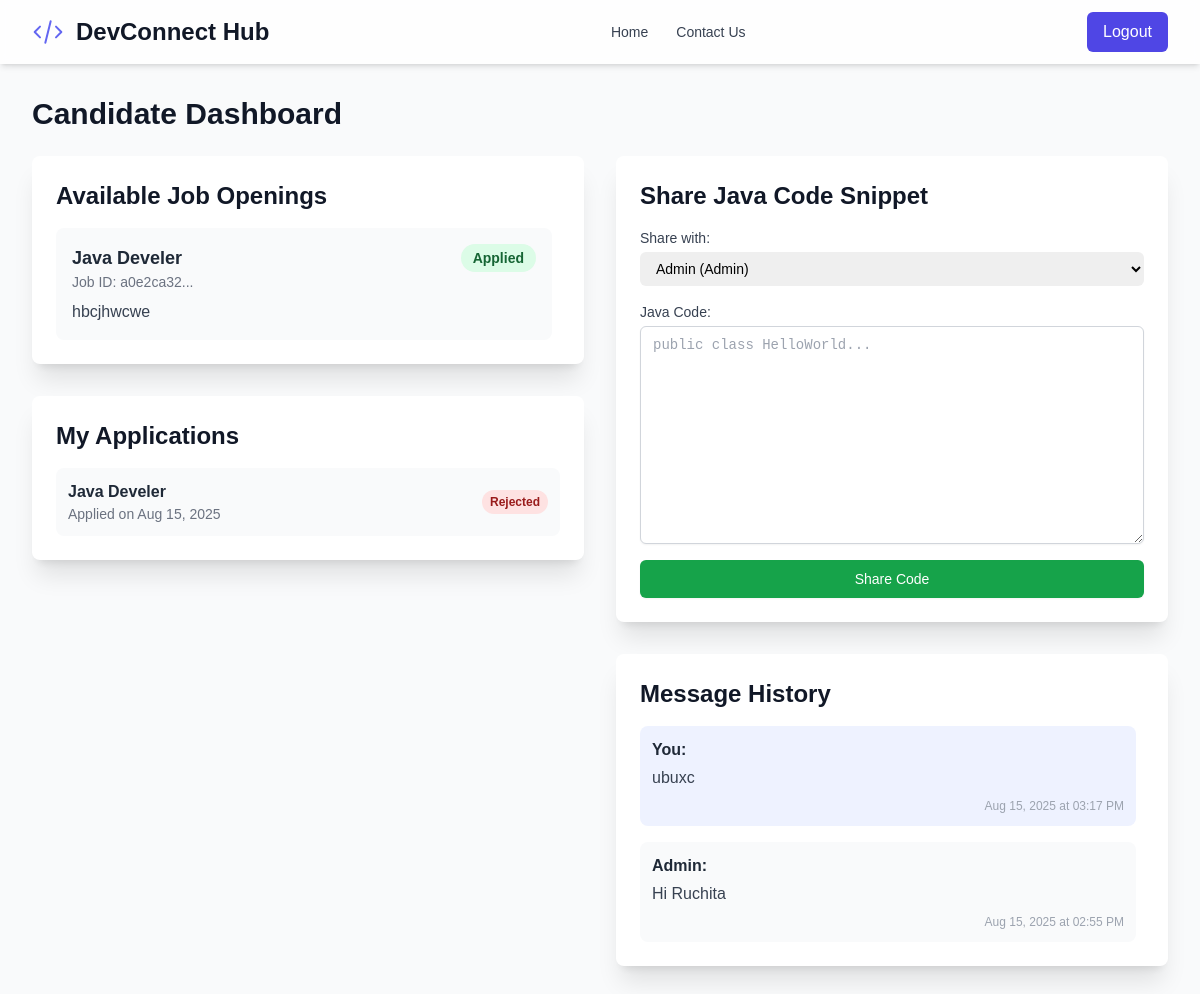
Screenshot of /candidate (signed in) with the database file from the repository.
### models.py (models this page shows)
class JobOpening(db.Model):
    id = db.Column(db.Integer, primary_key=True)
    job_id = db.Column(db.String(36), unique=True, nullable=False, default=lambda: str(uuid.uuid4()))
    title = db.Column(db.String(150), nullable=False)
    description = db.Column(db.Text, nullable=False)
    is_open = db.Column(db.Boolean, default=True, nullable=False)
    created_at = db.Column(db.DateTime, index=True, default=datetime.utcnow)
    applications = db.relationship('JobApplication', backref='job', lazy=True)

class JobApplication(db.Model):
    id = db.Column(db.Integer, primary_key=True)
    user_id = db.Column(db.Integer, db.ForeignKey('user.id'), nullable=False)
    job_id = db.Column(db.Integer, db.ForeignKey('job_opening.id'), nullable=False)
    status = db.Column(db.String(20), default='pending', nullable=False) # pending, accepted, rejected
    applied_at = db.Column(db.DateTime, index=True, default=datetime.utcnow)

class Message(db.Model):
    id = db.Column(db.Integer, primary_key=True)
    sender_id = db.Column(db.Integer, db.ForeignKey('user.id'), nullable=False)
    recipient_id = db.Column(db.Integer, db.ForeignKey('user.id'), nullable=False)
    body = db.Column(db.Text, nullable=False)
    timestamp = db.Column(db.DateTime, index=True, default=datetime.utcnow)

class User(UserMixin, db.Model):
    id = db.Column(db.Integer, primary_key=True)
    username = db.Column(db.String(100), unique=True, nullable=False)
    email = db.Column(db.String(120), unique=True, nullable=False)
    password_hash = db.Column(db.String(128), nullable=False)
    role = db.Column(db.String(20), nullable=False, default='candidate')
    is_approved = db.Column(db.Boolean, default=False, nullable=False)
    avatar_url = db.Column(db.String(200), nullable=False, default='https://api.dicebear.com/8.x/initials/svg?seed=User')
    sent_messages = db.relationship('Message', foreign_keys='Message.sender_id', backref='sender', lazy=True)
    received_messages = db.relationship('Message', foreign_keys='Message.recipient_id', backref='recipient', lazy=True)
    activity_updates = db.relationship('ActivityUpdate', backref='author', lazy=True)
    sent_snippets = db.relationship('CodeSnippet', foreign_keys='CodeSnippet.sender_id', backref='snippet_sender', lazy=True)
    received_snippets = db.relationship('CodeSnippet', foreign_keys='CodeSnippet.recipient_id', backref='snippet_recipient', lazy=True)
    applications = db.relationship('JobApplication', backref='candidate', lazy=True)

### app.py (the view)
@app.route('/candidate')
@login_required
@role_required('candidate')
def candidate_dashboard():
    messageable_users = User.query.filter(User.role.in_(['admin', 'developer'])).all()
    open_jobs = JobOpening.query.filter_by(is_open=True).order_by(JobOpening.created_at.desc()).all()
    my_applications = JobApplication.query.filter_by(user_id=current_user.id).all()
    applied_job_ids = [app.job_id for app in my_applications]
    return render_template('candidate_dashboard.html',
                           messageable_users=messageable_users,
                           open_jobs=open_jobs,
                           my_applications=my_applications,
                           applied_job_ids=applied_job_ids)

### app.py (called while the page is built)
@login_manager.user_loader
def load_user(user_id):
    return User.query.get(int(user_id))

def role_required(role):
    def wrapper(fn):
        @wraps(fn)
        def decorated_view(*args, **kwargs):
            if not current_user.is_authenticated or current_user.role != role:
                flash('You do not have permission to access this page.', 'danger')
                return redirect(url_for('dashboard'))
            return fn(*args, **kwargs)
        return decorated_view
    return wrapper

@app.context_processor
def inject_messages():
    if current_user.is_authenticated:
        messages = Message.query.filter(
            (Message.sender_id == current_user.id) | (Message.recipient_id == current_user.id)
        ).order_by(Message.timestamp.desc()).all()
        return dict(messages=messages)
    return dict(messages=[])

### templates/candidate_dashboard.html (shortened to what this page needs)
{% extends "layout.html" %}
{% block content %}
<h1 class="text-3xl font-bold text-gray-900 dark:text-white mb-6 animate-dynamic">Candidate Dashboard</h1>
<div class="grid grid-cols-1 lg:grid-cols-2 gap-8">
    <div class="space-y-8">
        <div class="bg-white dark:bg-gray-800/50 rounded-lg shadow-xl p-6 animate-dynamic">
            <h2 class="text-2xl font-bold text-gray-900 dark:text-white mb-4">Available Job Openings</h2>
            <div class="space-y-4 max-h-[40vh] overflow-y-auto pr-2">
                {% for job in open_jobs %}
                    <div class="p-4 bg-gray-50 dark:bg-gray-700/50 rounded-lg animate-stagger">
                        <div class="flex justify-between items-start">
                            <div>
                                <h3 class="font-bold text-lg text-gray-800 dark:text-white">{{ job.title }}</h3>
                                <p class="text-sm text-gray-500 dark:text-gray-400">Job ID: {{ job.job_id[:8] }}...</p>
                                <p class="mt-2 text-gray-700 dark:text-gray-300">{{ job.description }}</p>
                            </div>
                            {% if job.id not in applied_job_ids %}
                                <a href="{{ url_for('apply_job', job_id=job.id) }}" class="ml-4 flex-shrink-0 inline-flex items-center justify-center px-4 py-2 border border-transparent text-sm font-medium rounded-md text-white bg-indigo-600 hover:bg-indigo-700">Apply</a>
                            {% else %}
                                <span class="ml-4 flex-shrink-0 px-3 py-1 text-sm font-semibold text-green-800 bg-green-100 rounded-full">Applied</span>
                            {% endif %}
                        </div>
                    </div>
                {% else %}
                    <p class="text-gray-500 dark:text-gray-400">There are currently no open positions.</p>
                {% endfor %}
            </div>
        </div>
        <div class="bg-white dark:bg-gray-800/50 rounded-lg shadow-xl p-6 animate-dynamic" style="animation-delay: 0.2s;">
            <h2 class="text-2xl font-bold text-gray-900 dark:text-white mb-4">My Applications</h2>
            <div class="space-y-3">
                {% for app in my_applications %}
                    <div class="p-3 bg-gray-50 dark:bg-gray-700/50 rounded-lg flex justify-between items-center animate-stagger">
                        <div>
                            <p class="font-semibold text-gray-800 dark:text-white">{{ app.job.title }}</p>
                            <p class="text-sm text-gray-500 dark:text-gray-400">Applied on {{ app.applied_at.strftime('%b %d, %Y') }}</p>
                        </div>
                        <span class="px-2 py-1 text-xs font-semibold rounded-full
                            {% if app.status == 'rejected' %}text-red-800 bg-red-100 dark:bg-red-900 dark:text-red-200{% endif %}">
                            {{ app.status.title() }}
                        </span>
                    </div>
                {% else %}
                     <p class="text-gray-500 dark:text-gray-400">You have not applied for any jobs yet.</p>
                {% endfor %}
            </div>
        </div>
    </div>
    <div class="space-y-8">
        <div class="bg-white dark:bg-gray-800/50 rounded-lg shadow-xl p-6 animate-dynamic" style="animation-delay: 0.1s;">
            <h2 class="text-2xl font-bold text-gray-900 dark:text-white mb-4">Share Java Code Snippet</h2>
            <form action="{{ url_for('share_code') }}" method="POST" class="space-y-4">
                <div>
                    <label for="code_recipient" class="block text-sm font-medium text-gray-700 dark:text-gray-300">Share with:</label>
                    <select name="recipient_id" id="code_recipient" class="mt-1 block w-full pl-3 pr-10 py-2 text-base border-gray-300 focus:outline-none focus:ring-2 focus:ring-indigo-500 focus:border-indigo-500 sm:text-sm rounded-md dark:bg-gray-700 dark:border-gray-600 dark:text-white transition">
                        {% for user in messageable_users %}
                            <option value="{{ user.id }}">{{ user.username }} ({{ user.role.title() }})</option>
                        {% endfor %}
                    </select>
                </div>
                <div>
                    <label for="java_code" class="block text-sm font-medium text-gray-700 dark:text-gray-300">Java Code:</label>
                    <textarea name="java_code" id="java_code" rows="10" class="mt-1 font-mono text-sm appearance-none block w-full px-3 py-2 border border-gray-300 rounded-md shadow-sm placeholder-gray-400 focus:outline-none focus:ring-2 focus:ring-indigo-500 focus:border-indigo-500 dark:bg-gray-900 dark:border-gray-600 dark:text-gray-300 transition" placeholder="public class HelloWorld..."></textarea>
                </div>
                <button type="submit" class="w-full flex justify-center py-2 px-4 border border-transparent rounded-md shadow-sm text-sm font-medium text-white bg-green-600 hover:bg-green-700 focus:outline-none focus:ring-2 focus:ring-offset-2 focus:ring-green-500 transition-all duration-300 transform hover:scale-105">Share Code</button>
            </form>
        </div>
         <div class="bg-white dark:bg-gray-800/50 rounded-lg shadow-xl p-6 animate-dynamic" style="animation-delay: 0.3s;">
            <h2 class="text-2xl font-bold text-gray-900 dark:text-white mb-4">Message History</h2>
            <ul class="space-y-4 max-h-[60vh] overflow-y-auto pr-2">
                {% for msg in messages %}
                    <li class="p-3 {% if msg.sender_id == current_user.id %}bg-indigo-50 dark:bg-indigo-900/50{% else %}bg-gray-50 dark:bg-gray-700/50{% endif %} rounded-lg animate-stagger">
                        <p class="font-semibold text-gray-800 dark:text-white">{% if msg.sender_id == current_user.id %}You{% else %}{{ msg.sender.username }}{% endif %}:</p>
                        <p class="text-gray-700 dark:text-gray-300 mt-1">{{ msg.body }}</p>
                        <p class="text-xs text-gray-400 dark:text-gray-500 mt-2 text-right">{{ msg.timestamp.strftime('%b %d, %Y at %I:%M %p') }}</p>
                    </li>
                {% else %}
                    <li class="text-gray-500 dark:text-gray-400">No messages yet.</li>
                {% endfor %}
            </ul>
        </div>
    </div>
</div>
{% endblock %}

### structure/css/style.css (style rules this page uses)
body { font-family: sans-serif; }

### rows the page displays
JobOpening: title "Java Develer", job_id "a0e2ca32", description "hbcjhwcwe", shows "Applied"
JobApplication: job "Java Develer", applied_at "Aug 15, 2025", status "Rejected"
Message: shows "You", body "ubuxc", timestamp "Aug 15, 2025 at 03:17 PM"
Message: sender.username "Admin", body "Hi Ruchita", timestamp "Aug 15, 2025 at 02:55 PM"

### other values shown
form field recipient_id "Admin (Admin)"
